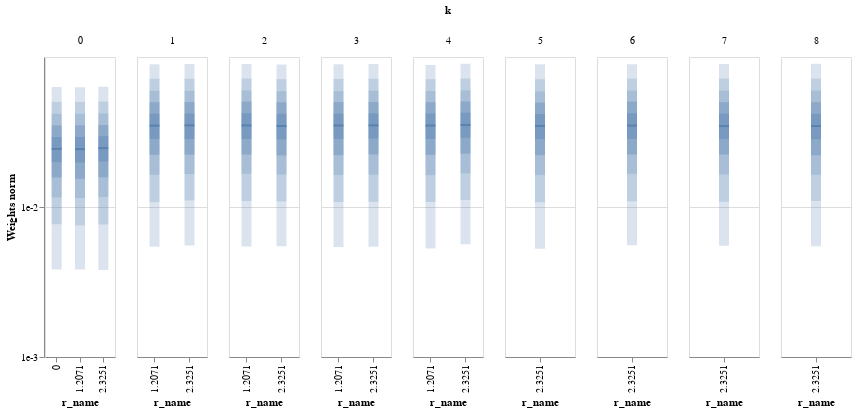

The cell this chart's notebook holds for it:
### Code cell
base.plot_weights_dist(base.init_weights(100,500),  scale_type='log', wrange=(1e-3,1e-1))

### Figure 1 — Vega-Lite specification as saved in the notebook (floating-point values rounded to 4 significant figures)
{"config": {"view": {"continuousWidth": 400, "continuousHeight": 300}}, "data": {"name": "data-30927b4516f03f683c7b9469e125bec7"}, "facet": {"column": {"type": "quantitative", "field": "k"}}, "spec": {"layer": [{"mark": {"type": "tick", "thickness": 2, "width": 10, "xOffset": 0}, "encoding": {"x": {"type": "nominal", "field": "r_name"}, "y": {"type": "quantitative", "axis": {"format": "e", "values": [0.001, 0.01]}, "field": "median", "scale": {"domain": [0.001, 0.1], "type": "log"}, "title": "Weights norm"}}, "selection": {"selector002": {"type": "interval", "bind": "scales", "encodings": ["y"]}}, "width": 70}, {"mark": {"type": "bar", "opacity": 0.2, "width": 10, "xOffset": 0}, "encoding": {"x": {"type": "nominal", "field": "r_name"}, "y": {"type": "quantitative", "field": "-q0", "title": ""}, "y2": {"field": "q0"}}, "width": 70}, {"mark": {"type": "bar", "opacity": 0.2, "width": 10, "xOffset": 0}, "encoding": {"x": {"type": "nominal", "field": "r_name"}, "y": {"type": "quantitative", "field": "-q1", "title": ""}, "y2": {"field": "q1"}}, "width": 70}, {"mark": {"type": "bar", "opacity": 0.2, "width": 10, "xOffset": 0}, "encoding": {"x": {"type": "nominal", "field": "r_name"}, "y": {"type": "quantitative", "field": "-q2", "title": ""}, "y2": {"field": "q2"}}, "width": 70}, {"mark": {"type": "bar", "opacity": 0.3, "width": 10, "xOffset": 0}, "encoding": {"x": {"type": "nominal", "field": "r_name"}, "y": {"type": "quantitative", "field": "-q3", "title": ""}, "y2": {"field": "q3"}}, "width": 70}, {"mark": {"type": "bar", "opacity": 0.3, "width": 10, "xOffset": 0}, "encoding": {"x": {"type": "nominal", "field": "r_name"}, "y": {"type": "quantitative", "field": "-q4", "title": ""}, "y2": {"field": "q4"}}, "width": 70}]}, "resolve": {"scale": {"x": "independent"}}, "$schema": "https://vega.github.io/schema/vega-lite/v4.8.1.json", "datasets": {"data-30927b4516f03f683c7b9469e125bec7": [{"r_name": 0.0, "k": 0, "r": 0.0, "name": "k=0 r=0.0", "median": 0.02441, "q0": 0.06306, "-q0": 0.003838, "q1": 0.05028, "-q1": 0.007672, "q2": 0.04176, "-q2": 0.01158, "q3": 0.03502, "-q3": 0.01573, "q4": 0.02929, "-q4": 0.01989}, {"r_name": 1.207, "k": 0, "r": 1.207, "name": "k=0 r=1.2071068286895752", "median": 0.02431, "q0": 0.06293, "-q0": 0.003836, "q1": 0.05016, "-q1": 0.00753, "q2": 0.04176, "-q2": 0.01148, "q3": 0.03506, "-q3": 0.01542, "q4": 0.02928, "-q4": 0.01975}, {"r_name": 2.325, "k": 0, "r": 2.325, "name": "k=0 r=2.325140953063965", "median": 0.02467, "q0": 0.06327, "-q0": 0.003803, "q1": 0.05059, "-q1": 0.007643, "q2": 0.042, "-q2": 0.01168, "q3": 0.03524, "-q3": 0.01578, "q4": 0.02966, "-q4": 0.0201}, {"r_name": 1.207, "k": 1, "r": 1.207, "name": "k=1 r=1.2071068286895752", "median": 0.03486, "q0": 0.08941, "-q0": 0.005441, "q1": 0.07152, "-q1": 0.01077, "q2": 0.05953, "-q2": 0.0164, "q3": 0.04999, "-q3": 0.02231, "q4": 0.04186, "-q4": 0.02841}, {"r_name": 2.325, "k": 1, "r": 2.325, "name": "k=1 r=2.325140953063965", "median": 0.03501, "q0": 0.08988, "-q0": 0.005534, "q1": 0.07161, "-q1": 0.01104, "q2": 0.05946, "-q2": 0.0166, "q3": 0.05008, "-q3": 0.02235, "q4": 0.042, "-q4": 0.02835}, {"r_name": 1.207, "k": 2, "r": 1.207, "name": "k=2 r=1.2071068286895752", "median": 0.03497, "q0": 0.08997, "-q0": 0.005449, "q1": 0.07175, "-q1": 0.01098, "q2": 0.05983, "-q2": 0.01665, "q3": 0.05045, "-q3": 0.02238, "q4": 0.0422, "-q4": 0.02842}, {"r_name": 2.325, "k": 2, "r": 2.325, "name": "k=2 r=2.325140953063965", "median": 0.03467, "q0": 0.08927, "-q0": 0.005481, "q1": 0.07116, "-q1": 0.0109, "q2": 0.05913, "-q2": 0.01645, "q3": 0.04989, "-q3": 0.02208, "q4": 0.04179, "-q4": 0.02819}, {"r_name": 1.207, "k": 3, "r": 1.207, "name": "k=3 r=1.2071068286895752", "median": 0.03493, "q0": 0.08958, "-q0": 0.005413, "q1": 0.07122, "-q1": 0.0108, "q2": 0.05923, "-q2": 0.01633, "q3": 0.05002, "-q3": 0.02219, "q4": 0.04192, "-q4": 0.0284}, {"r_name": 2.325, "k": 3, "r": 2.325, "name": "k=3 r=2.325140953063965", "median": 0.03501, "q0": 0.08975, "-q0": 0.005442, "q1": 0.0716, "-q1": 0.01086, "q2": 0.05956, "-q2": 0.01642, "q3": 0.0502, "-q3": 0.0224, "q4": 0.04213, "-q4": 0.02856}, {"r_name": 1.207, "k": 4, "r": 1.207, "name": "k=4 r=1.2071068286895752", "median": 0.03494, "q0": 0.08851, "-q0": 0.005292, "q1": 0.07116, "-q1": 0.01081, "q2": 0.05925, "-q2": 0.0163, "q3": 0.05001, "-q3": 0.02228, "q4": 0.04205, "-q4": 0.02842}, {"r_name": 2.325, "k": 4, "r": 2.325, "name": "k=4 r=2.325140953063965", "median": 0.03526, "q0": 0.09001, "-q0": 0.005649, "q1": 0.07198, "-q1": 0.01115, "q2": 0.05994, "-q2": 0.01674, "q3": 0.05056, "-q3": 0.02267, "q4": 0.04253, "-q4": 0.02894}, {"r_name": 2.325, "k": 5, "r": 2.325, "name": "k=5 r=2.325140953063965", "median": 0.03466, "q0": 0.08947, "-q0": 0.005272, "q1": 0.07106, "-q1": 0.01076, "q2": 0.05894, "-q2": 0.01633, "q3": 0.04969, "-q3": 0.02217, "q4": 0.04167, "-q4": 0.02829}, {"r_name": 2.325, "k": 6, "r": 2.325, "name": "k=6 r=2.325140953063965", "median": 0.03492, "q0": 0.08953, "-q0": 0.005559, "q1": 0.0718, "-q1": 0.01093, "q2": 0.0598, "-q2": 0.01667, "q3": 0.05036, "-q3": 0.0224, "q4": 0.04218, "-q4": 0.02844}, {"r_name": 2.325, "k": 7, "r": 2.325, "name": "k=7 r=2.325140953063965", "median": 0.03462, "q0": 0.08968, "-q0": 0.005506, "q1": 0.0718, "-q1": 0.01086, "q2": 0.05955, "-q2": 0.01649, "q3": 0.05, "-q3": 0.02238, "q4": 0.04192, "-q4": 0.0284}, {"r_name": 2.325, "k": 8, "r": 2.325, "name": "k=8 r=2.325140953063965", "median": 0.03465, "q0": 0.09017, "-q0": 0.005469, "q1": 0.0718, "-q1": 0.01095, "q2": 0.05969, "-q2": 0.01643, "q3": 0.05, "-q3": 0.02215, "q4": 0.04177, "-q4": 0.02829}]}}
